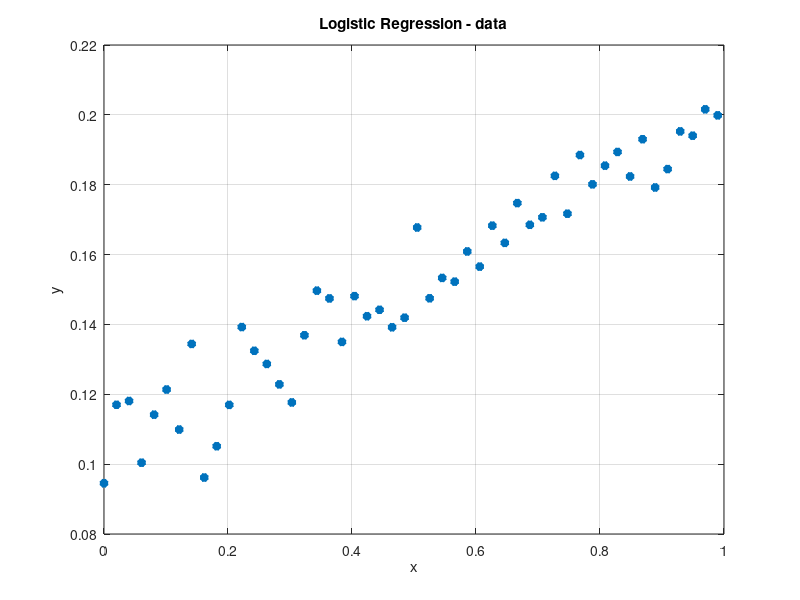

Here is the MATLAB script that generated this plot: (Note: this script raises an error after producing the figure.)
clear all %#ok
close all
clc
num_elements = 100;
a = 0.1;
b = 0.01;
c = 0.1;
x = linspace(0, 1, num_elements);
y = a * x + b * randn(1, num_elements);
y = y + c;
x1 = x(1, 1:2:end);
x2 = x(1, 2:2:end);
y1 = y(1, 1:2:end);
y2 = y(1, 2:2:end);
Y = y1';
X = x1';
X = [X ones(size(X))];
x = x1;
y = y1;
figure(1);
plot(x, y, '*', 'LineWidth', 3);
grid;
hold;
xlabel('x');
ylabel('y');
title('Logistic Regression - data');
cost_function = @(params) - 1 / length(X) * sum((Y .* log(logsig(X * params'))) + ((1 - Y) .* log(1 - logsig(X * params'))));
options = optimset('Display', 'iter', 'MaxIter', 150);
params_init = randn(1, size(X, 2));
params_low_bounds = [];
params_up_bounds = [];
params_optim = lsqnonlin(cost_function, params_init, params_low_bounds, params_up_bounds, options);
ye1 = logsig(params_optim(1) * X(:, 1) + params_optim(2) * X(:, 2));
R2_1 = 1 - sum((y - ye1') .^ 2) / sum((y - mean(y)) .^ 2);
figure(2)
plot(x, y, '*', 'LineWidth', 3);
grid;
hold;
xlabel('x');
ylabel('y');
plot(x, ye1, 'k', 'LineWidth', 3);
title('logistic regresion');
Y = y2';
X = x2';
X = [X ones(size(X))];
x = x2;
y = y2;
ye1 = logsig(params_optim(1) * X(:, 1) + params_optim(2) * X(:, 2));
R2_2 = 1 - sum((y - ye1') .^ 2) / sum((y - mean(y)) .^ 2);
figure(3)
plot(x, y, '*r', 'LineWidth', 3);
grid;
hold;
xlabel('x');
ylabel('y');
plot(x, ye1, 'k', 'LineWidth', 3);
title('logistic regresion (modified input dataset)');